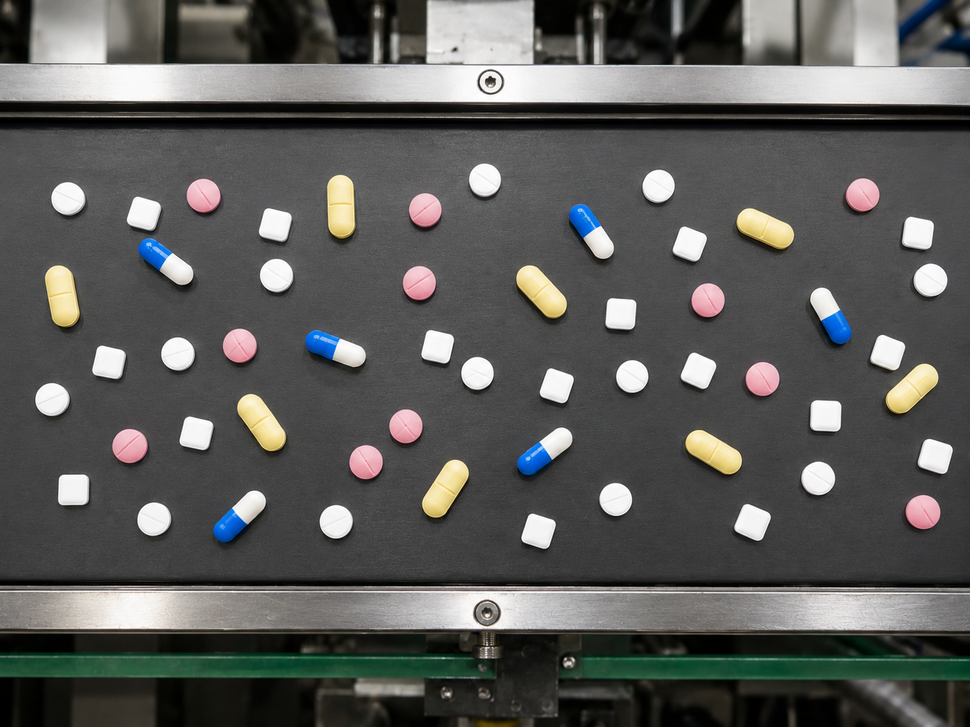
#> input picture TP2/data/pills.png, 970 x 727 px, shrunk from 1448 x 1086 before the run
$ python capturas_proceso.py
#> lines starting #> are read from the running program, lines starting #| are printed output that depends on the picture; after the words box and inside, x2 and y2 are one past the last pixel; in counts of white or black regions, pixels touching at a corner belong together
### TP2/Ej1/helpers.py
import cv2
import numpy as np
import matplotlib.pyplot as plt

SHADOW_THRESHOLD = 50
GLOBAL_THRESHOLD = 120
MIN_AREA_THRESHOLD = 10

def obtener_bordes(img, umbral=GLOBAL_THRESHOLD):
    """
    Devuelve la imagen identificando los bordes por Canny.
    img: Imagen original en color
    Devuelve: Imagen en escala de grises con bordes
    """
    img_hsv = cv2.cvtColor(img, cv2.COLOR_BGR2HSV)
    img_v = img_hsv[:, :, 2]

    img_blur = cv2.GaussianBlur(img_v, (5, 5), 10)

    edges = cv2.Canny(img_blur, SHADOW_THRESHOLD, umbral, apertureSize=3)

    return edges


# [24 lines left out: function aislar_cinta_transportadora_con_sombra, not called in this run]

def aislar_cinta_transportadora(img, umbral=GLOBAL_THRESHOLD, padding=0):
    """
    Identifica la cinta transportadora usando el canal V de HSV y
    Hough Probabilístico para encontrar las 2 líneas horizontales más largas.
    img: Imagen original en color.
    Devuelve: (x, y, w, h)
    """
    alto_img, ancho_img = img.shape[:2]

    edges=obtener_bordes(img, umbral)

    # minLineLength la hacemos relativa al ancho de la imagen (15% del ancho)
    min_length = int(ancho_img * 0.15)

    lines = cv2.HoughLinesP(edges, rho=1, theta=np.pi/180, threshold=50,
                            minLineLength=min_length)

    if lines is None:
        return None

    lineas_horizontales = []

    for line in lines:
        x1, y1, x2, y2 = line[0]

        angulo = abs(np.arctan2((y2 - y1), (x2 - x1)) * 180.0 / np.pi)

        # Una línea horizontal tiene un ángulo cercano a 0 o 180 grados
        # Damos una tolerancia de +/- 5 grados
        if angulo < 5 or angulo > 175:
            longitud = np.sqrt((x2 - x1)**2 + (y2 - y1)**2)

            # Guardamos la longitud y la coordenada Y promedio de la línea
            y_promedio = (y1 + y2) / 2.0
            lineas_horizontales.append({'longitud': longitud, 'x1': x1, 'x2': x2, 'y': y_promedio})

    if len(lineas_horizontales) < 2:
        return None

    mitad_imagen = alto_img // 2

    # top_lineas tiene a las lineas horizontales arriba de la mitad de la iamgen
    top_lineas = [linea for linea in lineas_horizontales if linea['y'] < mitad_imagen]

    # idem bottom_lines
    bottom_lines = [linea for linea in lineas_horizontales if linea['y'] >= mitad_imagen]

    if not top_lineas or not bottom_lines:
            return None

    y_top=int(max(linea['y'] for linea in top_lineas))
    y_bottom=int(min(linea['y'] for linea in bottom_lines))

    x = padding
    y = y_top + padding
    w = ancho_img - 2 * padding
    h = (y_bottom - y_top) - 2 * padding

    # Validamos que el alto no sea negativo por un padding excesivo
    if h <= 0 or w <= 0:
        return None

    return (x, y, w, h)

def encontrar_pastillas(img, umbral=GLOBAL_THRESHOLD):
    """
    Identifica las pastillas en la imagen.
    img: Imagen original en color
    umbral: Valor de corte para separar el fondo
    Devuelve: lista de contornos
    """
    img_hsv = cv2.cvtColor(img, cv2.COLOR_BGR2HSV)

    img_gray = img_hsv[:, :, 2]

    _, thresh = cv2.threshold(img_gray, umbral, 255, cv2.THRESH_BINARY)

    contornos, _ = cv2.findContours(thresh, cv2.RETR_EXTERNAL, cv2.CHAIN_APPROX_SIMPLE)

    contornos_limpios = []
    for c in contornos:
        area = cv2.contourArea(c)
        if area > MIN_AREA_THRESHOLD:
            contornos_limpios.append(c)

    return contornos_limpios

def identificar_color_pastilla(img_hsv, contorno):
    """
    Determina el color predominante de una pastilla a partir de su contorno.
    img_hsv: Imagen recortada de la cinta en espacio HSV.
    contorno: Contorno individual de la pastilla.
    Devuelve: String con el nombre del color.
    """
    mascara = np.zeros(img_hsv.shape[:2], dtype=np.uint8)
    cv2.drawContours(mascara, [contorno], -1, 255, -1)

    promedio_color = cv2.mean(img_hsv, mask=mascara)
    h_promedio = promedio_color[0]
    s_promedio = promedio_color[1]

    if s_promedio < 40:
        return "Blanca"
    elif 15 < h_promedio < 35:
        return "Naranja"
    elif 40 < h_promedio < 90:
        return "Azul"
    elif h_promedio >= 160 or h_promedio < 10:
        return "Rosa"
    else:
        return "Desconocido"

class Pastilla:
    def __init__(self, contorno, img_hsv):
        self.contorno = contorno
        self.area = cv2.contourArea(contorno)
        self.perimetro = cv2.arcLength(contorno, True)

        # Factor de forma
        if self.perimetro > 0:
            self.factor_forma = self.area / (self.perimetro ** 2)
        else:
            self.factor_forma = 0

        # Centroide
        M = cv2.moments(contorno)
        if M["m00"] != 0:
            self.cx = int(M["m10"] / M["m00"])
            self.cy = int(M["m01"] / M["m00"])
        else:
            self.cx, self.cy = 0, 0

        # Identificación de propiedades
        self.color = identificar_color_pastilla(img_hsv, contorno)
        self.forma = self._determinar_forma()

        # Tipo de pastilla
        letra_color = self.color[0].upper()
        letra_forma = self.forma[0].upper()
        self.tipo = f"{letra_color}{letra_forma}"

        self.id_numero = 0
        self.etiqueta = ""

    def _determinar_forma(self):
        if self.factor_forma > 0.069:
            return "Redonda"
        elif 0.061 <= self.factor_forma <= 0.069:
            return "Cuadrada"
        else:
            return "Alargada"


### TP2/Ej1/capturas_proceso.py
import cv2
import numpy as np
import matplotlib.pyplot as plt
import matplotlib.patches as patches
from helpers import (
    aislar_cinta_transportadora,
    encontrar_pastillas,
    obtener_bordes,
    Pastilla
)

img_path = '../data/pills.png'
img = cv2.imread(img_path)
#> img is the input picture: shape (727, 970, 3); mean B, G, R 88.9, 91, 90.8

# Mostramos funcionamiento del Canny
edges = obtener_bordes(img)
#> in obtener_bordes, `img_hsv = cv2.cvtColor(img, cv2.COLOR_BGR2HSV)`: img_hsv: shape (727, 970, 3); mean H, S, V 54.6, 25.9, 93.9
#> in obtener_bordes, `edges = cv2.Canny(img_blur, SHADOW_THRESHOLD, umbral, apertureSize=3)`:
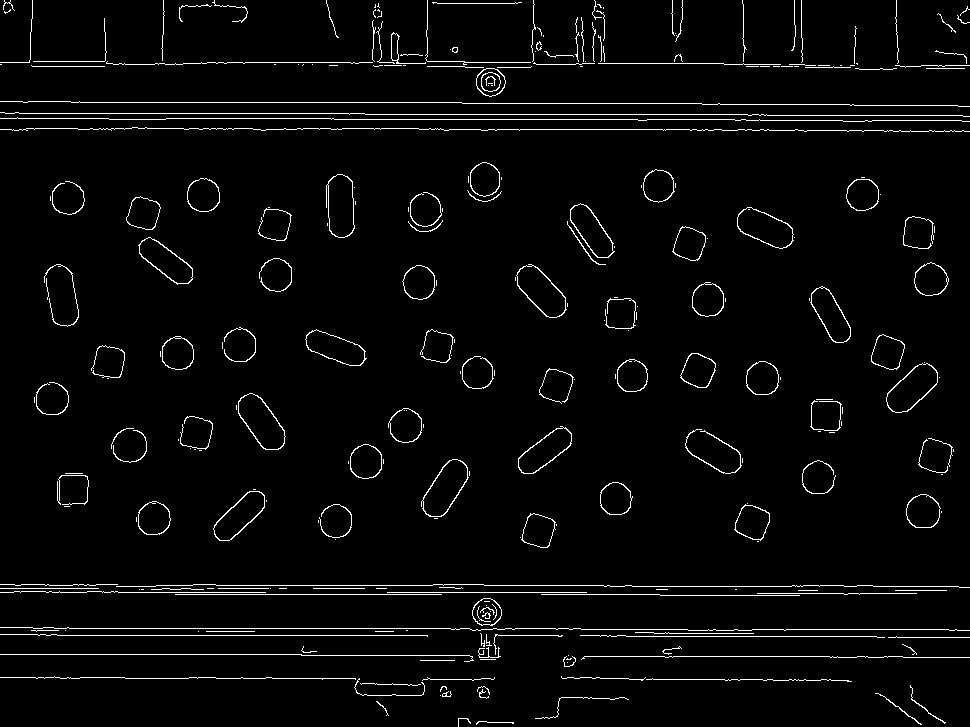
#> edges: shape (727, 970); 3.2% white in thin lines or dots
plt.figure(figsize=(8, 6))
plt.imshow(edges, cmap='gray')
plt.title('Detección de Bordes con Canny')
plt.axis('off')
plt.show(block=False)


# Obtenemos las coordenadas de la cinta
coordenadas = aislar_cinta_transportadora(img, padding=10)
#> in aislar_cinta_transportadora, `lines = cv2.HoughLinesP(edges, rho=1, theta=np.pi/180, threshold=50, m..`: lines = 17 rows, first 6: [334, 119, 637, 119], [69, 628, 450, 628], [80, 102, 461, 102], [57, 635, 427, 635], [387, 592, 586, 592], [216, 585, 432, 585]
#> the loop in aislar_cinta_transportadora, `for line in lines:` made 17 passes
#> (x1, y1, x2, y2, longitud, y_promedio) on passes 1 to 12: (334, 119, 637, 119, 303, 119), (69, 628, 450, 628, 381, 628), (80, 102, 461, 102, 381, 102), (57, 635, 427, 635, 370, 635), (387, 592, 586, 592, 199, 592), (216, 585, 432, 585, 216, 585), (365, 114, 747, 114, 382, 114), (175, 594, 441, 594, 266, 594), (19, 113, 348, 113, 329, 113), (786, 629, 948, 629, 162, 629), (626, 636, 876, 636, 250, 636), (673, 656, 829, 656, 156, 656)
#> after the loop in aislar_cinta_transportadora, `for line in lines:`: lineas_horizontales = 17 items
#> in aislar_cinta_transportadora, `top_lineas = [linea for linea in lineas_horizontales if linea['y'] < m..`: top_lineas = 6 items
#> in aislar_cinta_transportadora, `bottom_lines = [linea for linea in lineas_horizontales if linea['y'] >..`: bottom_lines = 11 items
#> in aislar_cinta_transportadora, `y_top=int(max(linea['y'] for linea in top_lineas))`: y_top = 119
#> in aislar_cinta_transportadora, `y_bottom=int(min(linea['y'] for linea in bottom_lines))`: y_bottom = 585
#> in aislar_cinta_transportadora, `y = y_top + padding`: y = 129
#> in aislar_cinta_transportadora, `h = (y_bottom - y_top) - 2 * padding`: h = 446
#> coordenadas = (10, 129, 950, 446)

if coordenadas is None:
    print("No se encontró la cinta transportadora.")
    exit()
x, y, w, h = coordenadas
#> x = 10; y = 129; w = 950; h = 446

# Mostramos la segmentación de la cinta transportadora
plt.figure(figsize=(8, 6))

# Matplotlib usa RGB, OpenCV carga en BGR
plt.imshow(cv2.cvtColor(img, cv2.COLOR_BGR2RGB))
plt.title('Detección de Cinta Transportadora')

ax = plt.gca()
rect = patches.Rectangle((x, y), w, h, linewidth=2, edgecolor='lime', facecolor='none')
ax.add_patch(rect)

plt.axis('off')
plt.show(block=False)

img_cinta_recortada = img[y:y+h, x:x+w].copy()

contornos_pastillas = encontrar_pastillas(img_cinta_recortada)
#> in encontrar_pastillas, `img_hsv = cv2.cvtColor(img, cv2.COLOR_BGR2HSV)`: img_hsv: shape (446, 950, 3); mean H, S, V 63.2, 10.5, 95.2
#> in encontrar_pastillas, `_, thresh = cv2.threshold(img_gray, umbral, 255, cv2.THRESH_BINARY)`:
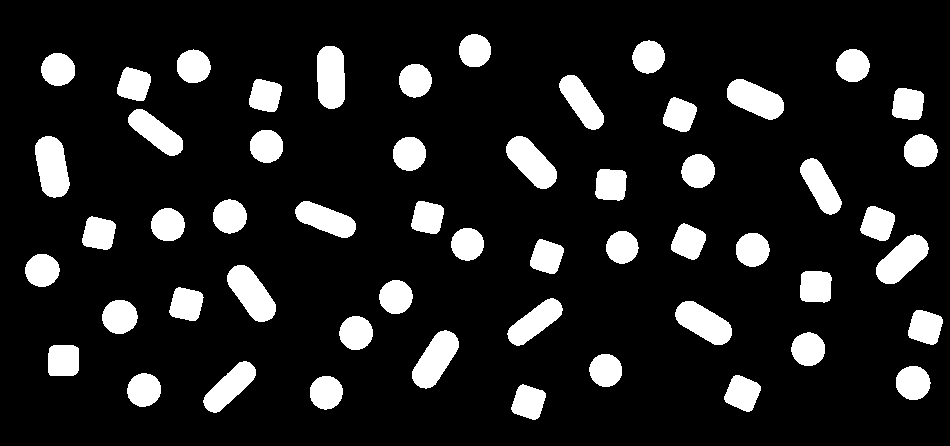
#> thresh: shape (446, 950); 13.1% white; 54 white regions
#> in encontrar_pastillas, `contornos, _ = cv2.findContours(thresh, cv2.RETR_EXTERNAL, cv2.CHAIN_A..`: contornos = 54 contours; largest, box (x1, y1, x2, y2) and area: (227, 265, 276, 322) 1544, (35, 136, 70, 198) 1539, (412, 330, 459, 389) 1506, (317, 46, 345, 109) 1492, (506, 136, 557, 189) 1474
#> the loop in encontrar_pastillas, `for c in contornos:` made 54 passes
#> area on passes 1 to 12: 832.5, 834.5, 879, 853, 884.5, 1278, 810.5, 866.5, 849.5, 1506.5, 855, 863
#> after the loop in encontrar_pastillas, `for c in contornos:`: contornos_limpios has the same summary as contornos
#> contornos_pastillas has the same summary as contornos in encontrar_pastillas

plt.figure(figsize=(8, 6))
cv2.drawContours(img_cinta_recortada, contornos_pastillas, -1, (0, 255, 0), 3)
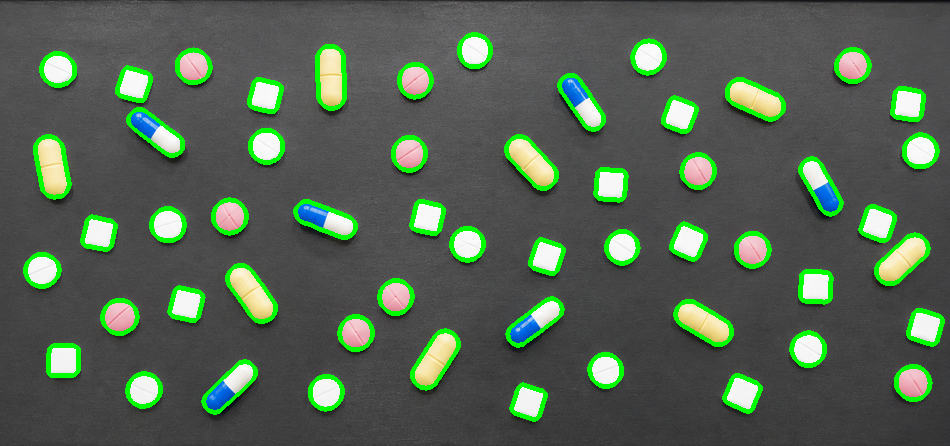
#> img_cinta_recortada: shape (446, 950, 3); mean B, G, R 81.9, 99.4, 83.2
plt.imshow(cv2.cvtColor(img_cinta_recortada, cv2.COLOR_BGR2RGB))
plt.title('Detección de Pastillas')
plt.show(block=False)

areas = []
perimetros = []
fps = []

for c in contornos_pastillas:
    area = cv2.contourArea(c)
    # El parámetro True indica que asumimos que el contorno es cerrado
    perimetro = cv2.arcLength(c, True)
    fp = area/perimetro/perimetro
    fps.append(fp)
    areas.append(area)
    perimetros.append(perimetro)
#> this loop made 54 passes
#> (area, perimetro, fp) on passes 1 to 12: (832.5, 116.3, 0.0615), (834.5, 108.3, 0.0711), (879, 119.4, 0.0617), (853, 109.7, 0.0708), (884.5, 111.2, 0.0716), (1278, 156.8, 0.052), (810.5, 106.3, 0.0717), (866.5, 112.4, 0.0686), (849.5, 109.2, 0.0713), (1506.5, 166.4, 0.0544), (855, 109.7, 0.071), (863, 117.3, 0.0628)
#> after the loop, areas = 54 values, max 1544.5 at index 18, min 788 at index 23, mean 977.7; fps = 54 values, max 0.072 at index 53, min 0.0491 at index 30, mean 0.0645; perimetros = 54 values, max 166.4 at index 9, min 105.5 at index 53, mean 123.5

plt.figure(figsize=(11, 7))

# Valor de factor de forma teorico
fp_circulo = 1 / (4 * np.pi)
fp_cuadrado = 1 / 16.0

# Histograma de Áreas
plt.subplot(2, 2, 1)
plt.hist(areas, bins=15, color='skyblue', edgecolor='black', alpha=0.8)
plt.title('Distribución de Áreas', fontsize=14)
plt.xlabel('Área (px²)')
plt.ylabel('Frecuencia (Cantidad de Pastillas)')
plt.grid(axis='y', linestyle='--', alpha=0.7)

# Histograma de Perímetros
plt.subplot(2, 2, 2)
plt.hist(perimetros, bins=15, color='salmon', edgecolor='black', alpha=0.8)
plt.title('Distribución de Perímetros', fontsize=14)
plt.xlabel('Perímetro (px)')
plt.ylabel('Frecuencia (Cantidad de Pastillas)')
plt.grid(axis='y', linestyle='--', alpha=0.7)

# Histograma de Factores de forma
plt.subplot(2, 2, 3)
plt.hist(fps, bins=25, color='purple', edgecolor='black', alpha=0.8)
plt.title('Distribución de Factores de Forma', fontsize=14)
plt.xlabel('Factor de Forma (A/P²)')
plt.ylabel('Frecuencia (Cantidad de Pastillas)')
plt.grid(axis='y', linestyle='--', alpha=0.7)

# Valor teórico del circulo
plt.axvline(x=fp_circulo, color='red', linestyle='--', alpha=0.7)
plt.text(fp_circulo - 0.001, 0.95, 'Círculo', color='red',
         ha='right', va='top', rotation=90, fontsize=10,
         transform=plt.gca().get_xaxis_transform())

# Valor teórico del cuadrado
plt.axvline(x=fp_cuadrado, color='blue', linestyle='--', alpha=0.7)
plt.text(fp_cuadrado + 0.001, 0.95, 'Cuadrado', color='blue',
         ha='right', va='top', rotation=90, fontsize=10,
         transform=plt.gca().get_xaxis_transform())

# Scatter Factor de forma vs area
plt.subplot(2, 2, 4)
plt.scatter(areas, fps, color='green', alpha=0.7, edgecolor='black', s=50)
plt.title('Clustering: Área vs Factor de Forma', fontsize=14)
plt.xlabel('Área (px²)')
plt.ylabel('Factor de Forma (A/P²)')
plt.grid(linestyle='--', alpha=0.7)

# Valor teórico del circulo
plt.axhline(y=fp_circulo, color='red', linestyle='--', alpha=0.7)
plt.text(0.98, fp_circulo - 0.001, 'Círculo', color='red',
         ha='right', va='top', fontsize=10,
         transform=plt.gca().get_yaxis_transform())

# Valor teórico del cuadrado
plt.axhline(y=fp_cuadrado, color='blue', linestyle='--', alpha=0.7)
plt.text(0.98, fp_cuadrado + 0.001, 'Cuadrado', color='blue',
         ha='right', va='bottom', fontsize=10,
         transform=plt.gca().get_yaxis_transform())

# Clasificacion de formas
img_cinta_limpia = img.copy()[y:y+h, x:x+w]
img_hsv_recortada = cv2.cvtColor(img_cinta_limpia, cv2.COLOR_BGR2HSV)

lista_pastillas = []
diccionario_conteo = {}
for contorno in contornos_pastillas:
    nueva_pastilla = Pastilla(contorno, img_hsv_recortada)
    lista_pastillas.append(nueva_pastilla)
#> this loop made 54 passes

for pastilla in lista_pastillas:
    tipo = pastilla.tipo
    diccionario_conteo[tipo] = diccionario_conteo.get(tipo, 0) + 1
    pastilla.id_numero = diccionario_conteo[tipo]
    pastilla.etiqueta = f"{tipo}{pastilla.id_numero}"
#> this loop made 54 passes


img_resultado = img_cinta_limpia.copy()

for pastilla in lista_pastillas:
    cv2.drawContours(img_resultado, [pastilla.contorno], -1, (0, 255, 0), 2)
    cv2.circle(img_resultado, (pastilla.cx, pastilla.cy), 3, (0, 0, 255), -1)
    posicion_texto = (pastilla.cx - 15, pastilla.cy - 15)
    cv2.putText(img_resultado, pastilla.etiqueta, posicion_texto,
                cv2.FONT_HERSHEY_SIMPLEX, 0.6, (0, 0, 0), 2)
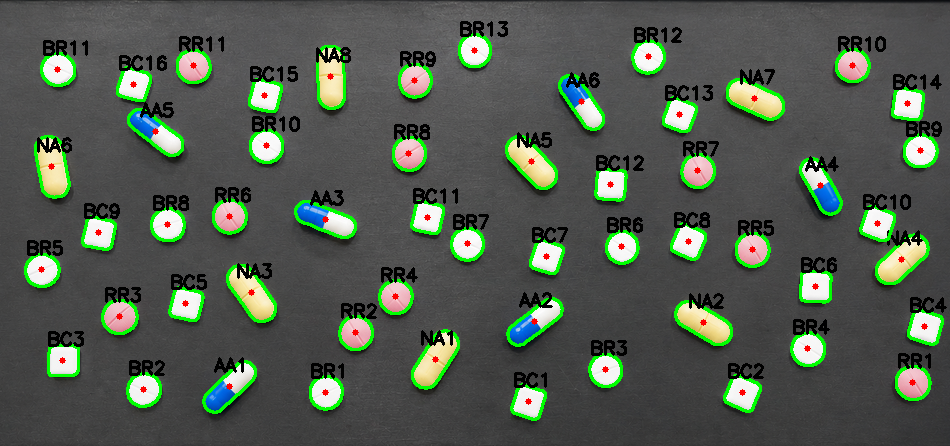
#> img_resultado: shape (446, 950, 3); mean B, G, R 79.8, 92.1, 82


plt.figure(figsize=(10, 8))
plt.imshow(cv2.cvtColor(img_resultado, cv2.COLOR_BGR2RGB))
plt.title('Clasificación Final de Pastillas con Etiquetas')
plt.axis('off')
plt.tight_layout()
plt.show(block=False)
#> figure, not shown here; panel 1: tallest bar 20 high, from x = 788 to 838.4; panel 2: tallest bar 17 high, from x = 105.5 to 109.6; panel 3: tallest bar 16 high, from x = 0.0711 to 0.072

# Clustering de color
h_values = []
s_values = []

for c in contornos_pastillas:
    mascara = np.zeros(img_hsv_recortada.shape[:2], dtype=np.uint8)
    cv2.drawContours(mascara, [c], -1, 255, -1)

    promedio = cv2.mean(img_hsv_recortada, mask=mascara)

    h_values.append(promedio[0])
    s_values.append(promedio[1])
#> mascara: shape (446, 950); 0.2% white; 1 white region, box (x1, y1, x2, y2) and area: (459, 34, 491, 67) 848

plt.figure(figsize=(10, 6))

h_grid, s_grid = np.meshgrid(np.arange(180), np.arange(256))
v_grid = np.ones_like(h_grid) * 255
fondo_hsv = np.dstack((h_grid, s_grid, v_grid)).astype(np.uint8)
fondo_rgb = cv2.cvtColor(fondo_hsv, cv2.COLOR_HSV2RGB)
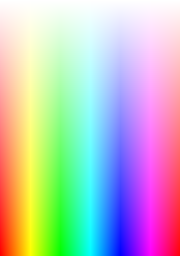
#> fondo_rgb: shape (256, 180, 3); mean R, G, B 190.9, 190.9, 190.9
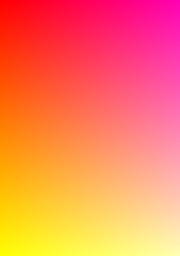
#> fondo_hsv: shape (256, 180, 3); mean of channels 0, 1, 2 89.5, 127.5, 255; drawn as B, G, R

plt.imshow(
    fondo_rgb,
    origin='lower',
    extent=[0, 179, 0, 255],
    aspect='auto',
    alpha=0.5
)

plt.scatter(
    h_values,
    s_values,
    color='black',
    edgecolor='white',
    s=60,
    alpha=0.9,
    zorder=5
)

plt.title('Clustering de Color: Matiz (H) vs Saturación (S)', fontsize=14)
plt.xlabel('Hue / Matiz (0 - 179)')
plt.ylabel('Saturation / Saturación (0 - 255)')
plt.grid(linestyle='--', alpha=0.4, color='black')
plt.axhline(y=75, color='black', linestyle='--', linewidth=2, alpha=0.8)
plt.xlim(0, 179)
plt.ylim(0, 255)
plt.tight_layout()
plt.show(block=False)
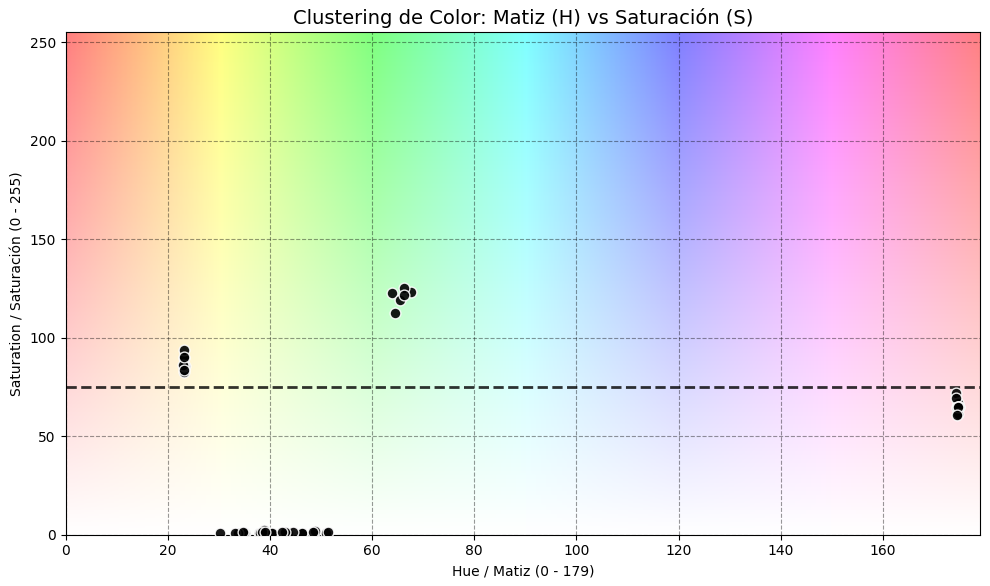
#> figure drawn by matplotlib, 1 panel
plt.show()
